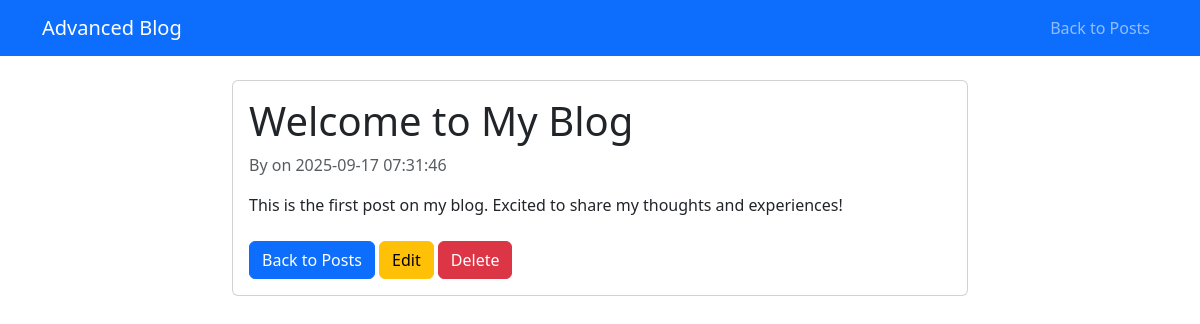
Screenshot of /blackbox_task1/read.php?id=1 with the database file from the repository.
### tables this page shows
CREATE TABLE IF NOT EXISTS posts (
    id INT AUTO_INCREMENT PRIMARY KEY,
    user_id INT NOT NULL,
    title VARCHAR(255) NOT NULL,
    content TEXT NOT NULL,
    created_at TIMESTAMP DEFAULT CURRENT_TIMESTAMP,
    FOREIGN KEY (user_id) REFERENCES users(id) ON DELETE CASCADE
);

### blackbox_task1/read.php (the view, shortened to what this page needs)
<?php
$conn = getDBConnection();
$id = (int)$_GET['id'];
$sql = "SELECT * FROM posts WHERE id = $id";
$result = $conn->query($sql);
$post = $result->fetch_assoc();
?>
<!DOCTYPE html>
<html lang="en">
<head>
    <link href="https://cdn.jsdelivr.net/npm/bootstrap@5.3.0/dist/css/bootstrap.min.css" rel="stylesheet">
</head>
<body>
    <nav class="navbar navbar-expand-lg navbar-dark bg-primary">
        <div class="container">
            <a class="navbar-brand" href="index.php">Advanced Blog</a>
            <div class="navbar-nav ms-auto">
                <a class="nav-link" href="index.php">Back to Posts</a>
            </div>
        </div>
    </nav>
    <div class="container mt-4">
        <div class="row">
            <div class="col-md-8 offset-md-2">
                <div class="card">
                    <div class="card-body">
                        <h1 class="card-title"><?php echo htmlspecialchars($post['title']); ?></h1>
                        <p class="text-muted">By <?php echo htmlspecialchars($post['author']); ?> on <?php echo $post['created_at']; ?></p>
                        <div class="card-text">
                            <?php echo nl2br(htmlspecialchars($post['content'])); ?>
                        </div>
                        <div class="mt-4">
                            <a href="index.php" class="btn btn-primary">Back to Posts</a>
                            <a href="update.php?id=<?php echo $post['id']; ?>" class="btn btn-warning">Edit</a>
                            <a href="delete.php?id=<?php echo $post['id']; ?>" class="btn btn-danger" onclick="return confirm('Are you sure?')">Delete</a>
                        </div>
                    </div>
                </div>
            </div>
        </div>
    </div>
</body>
</html>

### rows the page displays
posts: title "Welcome to My Blog", created_at "2025-09-17 07:31:46", content "This is the first post on my blog. Excited to share my thoughts and experiences!"
